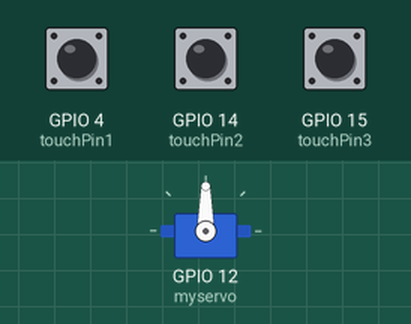
Simulated run of this sketch. Board: ESP32. Shown: servo. Inputs (shaded band) come from the test bench; at power-on: GPIO 4 (touchPin1) HIGH, GPIO 15 (touchPin3) HIGH, GPIO 14 (touchPin2) HIGH.

Above: at 1.8 s.
1.9 s: GPIO 4 (touchPin1) pulled LOW for 0.6 s
At 3.4 s:
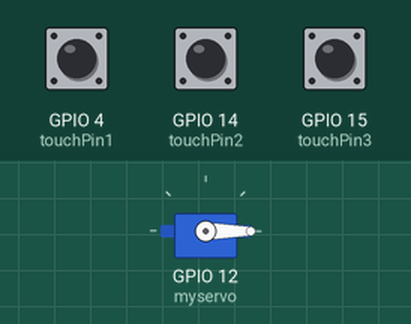
4.0 s: GPIO 15 (touchPin3) pulled LOW for 0.6 s
At 4.9 s:
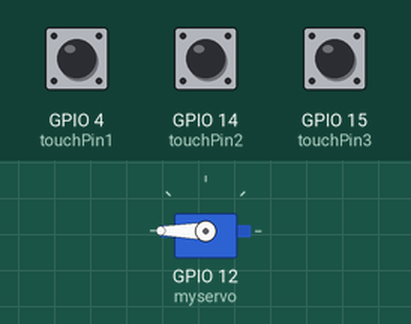
6.1 s: GPIO 4 (touchPin1) pulled LOW for 1 s
At 6.8 s:
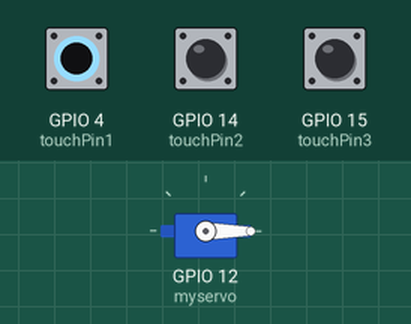
8.6 s: GPIO 14 (touchPin2) pulled LOW for 0.6 s
At 9.9 s:
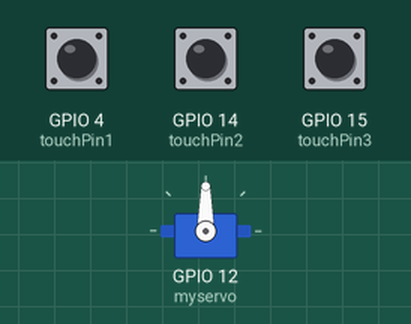
Timing chart, 0 to 11.6 s (numbered marks = the images above; inputs shaded):
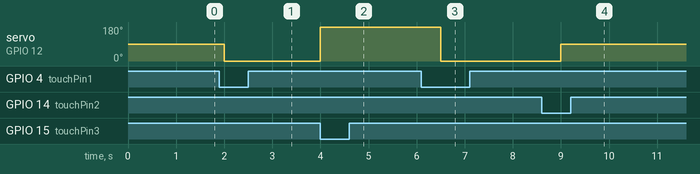

The sketch:

esp32_touchSensor_Servo.ino
```cpp
#include <ESP32Servo.h>
Servo myservo;  // create servo object
const int touchPin1 = 4;
const int touchPin2 = 14;
const int touchPin3 = 15;

void setup(){
myservo.attach(12,500,2500);  // (pin, min, max)
}

void loop(){
if (touchRead(touchPin1) < 20) {
    myservo.write(0);
}
if (touchRead(touchPin2) < 20) {
    myservo.write(90);
}
if (touchRead(touchPin3) < 20) {
    myservo.write(180);
}
delay(500);
}
```

Measured:
- after the input at 1.9 s, servo on GPIO 12 (myservo): 90° → 0° after 0.10 s
- after the input at 4.0 s, servo on GPIO 12 (myservo): 0° → 180° at once
- after the input at 6.1 s, servo on GPIO 12 (myservo): 180° → 0° after 0.40 s
- after the input at 8.6 s, servo on GPIO 12 (myservo): 0° → 90° after 0.40 s
